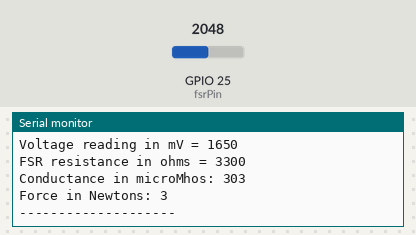
This sketch was run on a simulated ESP32. Parts: the last lines printed to the serial monitor. Inputs (shaded band) come from the test bench; at power-on: GPIO 25 (fsrPin) = 2048.

Above: at 1.8 s.
1.9 s: GPIO 25 (fsrPin) set to 0
At 2.6 s:
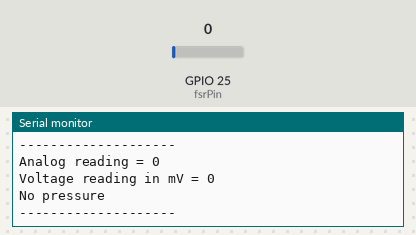
4.5 s: GPIO 25 (fsrPin) set to 491
At 5.8 s:
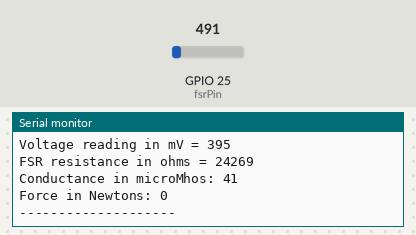
Timing chart, 0 to 7.5 s (numbered marks = the images above; inputs shaded):
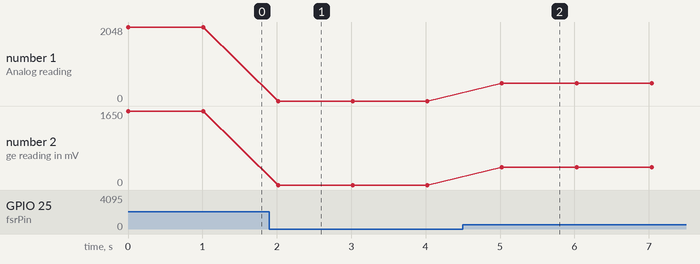

Measured:
- after the input at 1.9 s, the serial monitor: prints a new line after 0.12 s (image 1)
- after the input at 4.5 s, the serial monitor: prints a new line after 0.52 s (image 2)
- plotted number 1: 2048 → 0 after the input at 1.9 s, 0 → 491 after the input at 4.5 s
- plotted number 2: 1650 → 0 after the input at 1.9 s, 0 → 395 after the input at 4.5 s

The sketch:

force_sensor.ino
```cpp
int fsrPin = 25;     // the FSR and 10K pulldown are connected to a0
int fsrReading = 0;     // the analog reading from the FSR resistor divider
int fsrVoltage = 0;     // the analog reading converted to voltage
unsigned long fsrResistance;  // The voltage converted to resistance
unsigned long fsrConductance;
long fsrForce;       // Finally, the resistance converted to force

void setup(void) {
  Serial.begin(115200);   // We'll send debugging information via the Serial monitor
}

void loop(void) {
  fsrReading = analogRead(fsrPin);
  Serial.print("Analog reading = ");
  Serial.println(fsrReading);

  // analog voltage reading ranges from about 0 to 1023 which maps to 0V to 5V (= 5000mV)
  fsrVoltage = map(fsrReading, 0, 4095, 0, 3300);
  Serial.print("Voltage reading in mV = ");
  Serial.println(fsrVoltage);

  if (fsrVoltage == 0) {
    Serial.println("No pressure");
  } else {
    // The voltage = Vcc * R / (R + FSR) where R = 10K and Vcc = 5V
    // so FSR = ((Vcc - V) * R) / V        yay math!
    fsrResistance = 3300 - fsrVoltage;     // fsrVoltage is in millivolts so 5V = 5000mV
    fsrResistance *= 3300;                // 10K resistor
    fsrResistance /= fsrVoltage;
    Serial.print("FSR resistance in ohms = ");
    Serial.println(fsrResistance);

    fsrConductance = 1000000;           // we measure in micromhos so
    fsrConductance /= fsrResistance;
    Serial.print("Conductance in microMhos: ");
    Serial.println(fsrConductance);

    // Use the two FSR guide graphs to approximate the force
    if (fsrConductance <= 1000) {
      fsrForce = fsrConductance / 80;
      Serial.print("Force in Newtons: ");
      Serial.println(fsrForce);
    } else {
      fsrForce = fsrConductance - 1000;
      fsrForce /= 30;
      Serial.print("Force in Newtons: ");
      Serial.println(fsrForce);
    }
  }
  Serial.println("--------------------");
  delay(1000);
}
```
